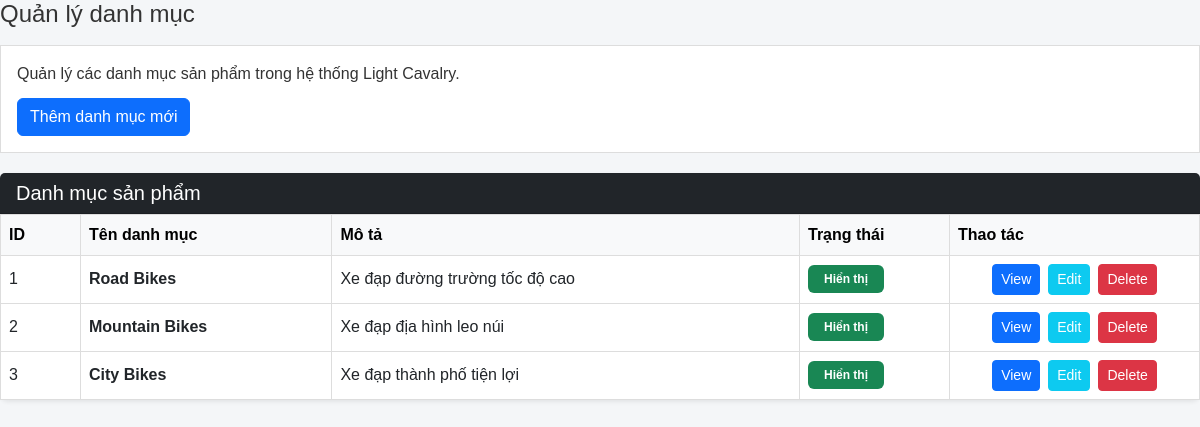
Page /admin/modules/categories/list.php on the committed database.
### tables this page shows
CREATE TABLE categories (
    id INT PRIMARY KEY AUTO_INCREMENT,
    name VARCHAR(100) NOT NULL,
    slug VARCHAR(100) UNIQUE,
    description TEXT,
    created_at DATETIME DEFAULT CURRENT_TIMESTAMP
);

### admin/modules/categories/list.php (the view, shortened to what this page needs)
<?php
require_once __DIR__ . '/../../../config/database.php';
$categories = [];
$sql = "SELECT * FROM categories";
$result = mysqli_query($conn, $sql);
if ($result) {
    while ($row = mysqli_fetch_assoc($result)) {
        $categories[] = $row;
    }
}
?>
<!DOCTYPE html>
<html lang="vi">
<head>
    <link href="https://cdn.jsdelivr.net/npm/bootstrap@5.3.0/dist/css/bootstrap.min.css" rel="stylesheet">
    <link rel="stylesheet" href="css/admin.css">
</head>
<body>
  <section class="content">
<h1>Quản lý danh mục</h1>
        <div class="admin-box">
            <p>Quản lý các danh mục sản phẩm trong hệ thống Light Cavalry.</p>
                <a href="index.php?page_layout=add_category" class="btn btn-primary">Thêm danh mục mới</a>
        </div>
<div class="card shadow-sm border-0 rounded-3">
<div class="card-header bg-dark text-white d-flex justify-content-between align-items-center">
  <h5 class="mb-0">Danh mục sản phẩm</h5>
</div>
<div class="card-body p-0">
  <table class="table table-hover align-middle mb-0 text-center">
    <thead class="table-light">
      <tr>
        <th width="80">ID</th>
        <th>Tên danh mục</th>
        <th>Mô tả</th>
        <th width="150">Trạng thái</th>
        <th width="250">Thao tác</th>
      </tr>
    </thead>
    <tbody>
      <?php if (empty($categories)): ?>
      <tr>
        <td colspan="5">Không có danh mục nào.</td>
      </tr>
      <?php else: ?>
        <?php foreach ($categories as $category): ?>
        <tr>
          <td><?php echo htmlspecialchars($category['id']); ?></td>
          <td class="fw-semibold">
            <?php echo htmlspecialchars($category['name']); ?>
          </td>
          <td>
            <?php echo htmlspecialchars($category['description']); ?>
          </td>
          <td>
            <span class="badge bg-success px-3 py-2">
              Hiển thị
            </span>
          </td>
          <td>
            <div class="d-flex justify-content-center gap-2">
              <a class="btn btn-primary btn-sm" href="index.php?page_layout=edit_category&id=<?php echo $category['id']; ?>">
                View
              </a>
              <a class="btn btn-info btn-sm text-white" href="index.php?page_layout=edit_category&id=<?php echo $category['id']; ?>">
                Edit
              </a>
              <a class="btn btn-danger btn-sm" href="index.php?page_layout=category&delete_category_id=<?php echo $category['id']; ?>" onclick="return confirm('Bạn có chắc muốn xóa danh mục này?');">
                Delete
              </a>
            </div>
          </td>
        </tr>
        <?php endforeach; ?>
      <?php endif; ?>
    </tbody>
  </table>
</div>
</div>
</body>
</html>

### admin/css/admin.css (style rules this page uses)
* { box-sizing: border-box; }
body { margin: 0; font-family: Arial, Helvetica, sans-serif; background: #f4f6f8; color: #333; line-height: 1.5; }
h1 { margin: 0 0 16px; font-size: 24px; }
p { margin: 0 0 12px; }
a { color: #2563eb; text-decoration: none; }
.admin-box { background: #fff; border: 1px solid #ddd; padding: 16px; margin-bottom: 20px; }
table { width: 100%; border-collapse: collapse; background: #fff; }
th, td { border: 1px solid #ddd; padding: 10px; text-align: left; }
th { background: #e5e7eb; font-weight: bold; }
.content { width: 100%; }

### rows in the picture
categories: id "1", name "Road Bikes", description "Xe đạp đường trường tốc độ cao"
categories: id "2", name "Mountain Bikes", description "Xe đạp địa hình leo núi"
categories: id "3", name "City Bikes", description "Xe đạp thành phố tiện lợi"
